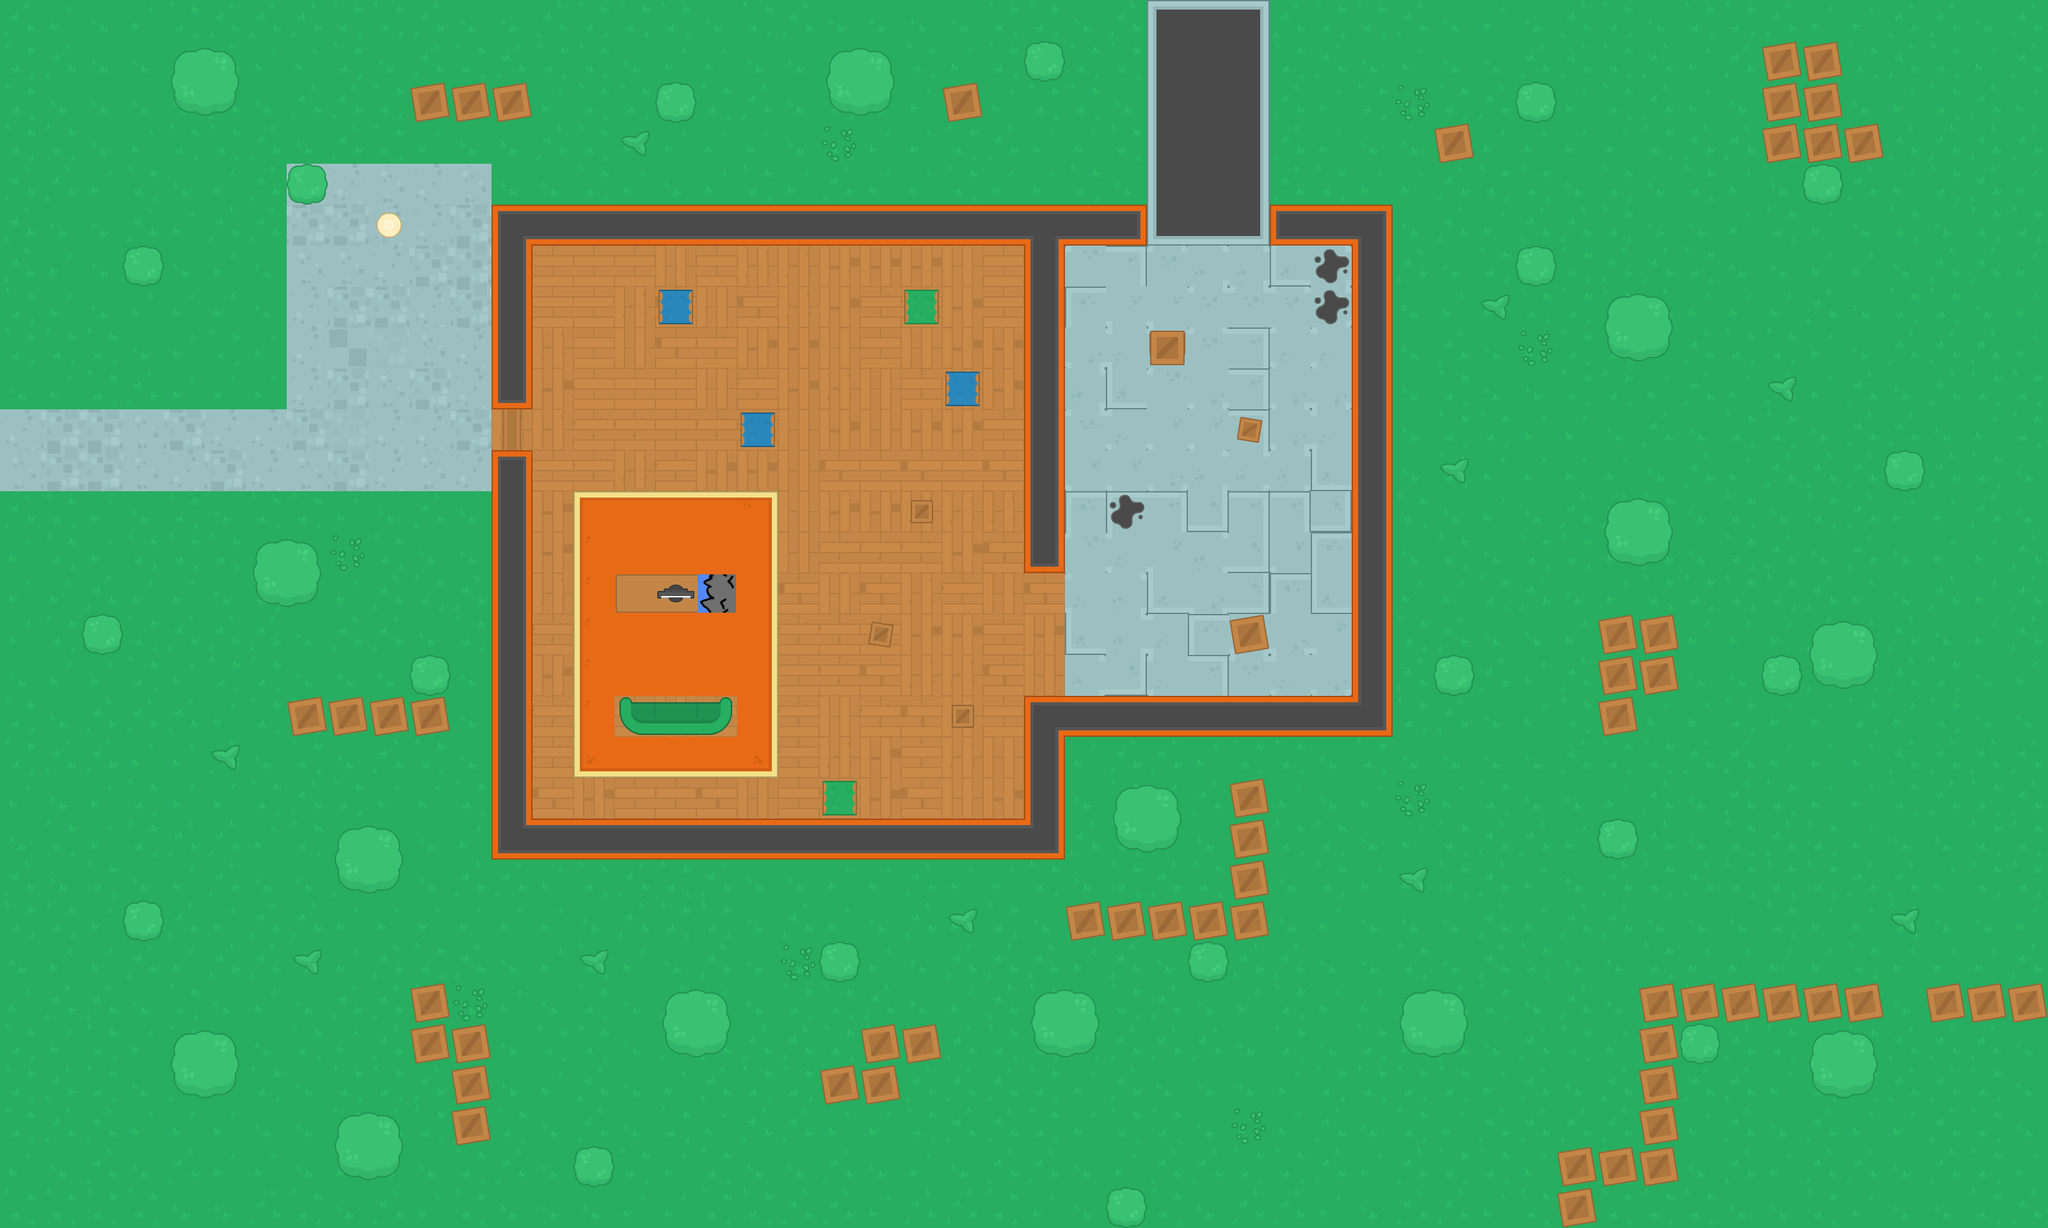

Below is a game level as drawn by its tile map, then a one-line description and the .tmx that defines it (tile-layer data replaced by summaries):
An orthogonal 50x30 tile map with 64x64 px tiles, 6 tile layers (Ground, Floor, Wall texture, Deko, ...) and 96 objects (79x wall, 12x health, 2x zombie, player, shotgun, ...).

<map version="1.8" tiledversion="1.8.4" orientation="orthogonal" renderorder="right-down" width="50" height="30" tilewidth="64" tileheight="64" infinite="0" nextlayerid="16" nextobjectid="951">
 <tileset firstgid="1" source="../img/Pack.tsx" />
 <layer id="1" name="Ground" width="50" height="30">
  <data>[1500 cells, 1500 non-empty, 4 distinct tile ids]</data>
 </layer>
 <layer id="2" name="Floor" width="50" height="30">
  <data>[1500 cells, 316 non-empty, 21 distinct tile ids]</data>
 </layer>
 <layer id="3" name="Wall texture" width="50" height="30">
  <data>[1500 cells, 97 non-empty, 23 distinct tile ids]</data>
 </layer>
 <layer id="4" name="Deko" width="50" height="30">
  <data>[1500 cells, 207 non-empty, 29 distinct tile ids]</data>
 </layer>
 <layer id="5" name="Deko2" width="50" height="30">
  <data>[1500 cells, 3 non-empty, 3 distinct tile ids]</data>
 </layer>
 <layer id="6" name="Deko3" width="50" height="30">
  <data>[1500 cells, 1 non-empty, 1 distinct tile ids]</data>
 </layer>
 <objectgroup id="7" name="wall obj" locked="1">
  <object id="5" name="wall" x="768" y="320" width="64" height="320" />
  <object id="8" name="wall" x="832" y="320" width="960" height="64" />
  <object id="9" name="wall" x="1600" y="384" width="64" height="512" />
  <object id="11" name="wall" x="960" y="896" width="192" height="64" />
  <object id="12" name="wall" x="832" y="1280" width="832" height="64" />
  <object id="13" name="wall" x="1600" y="1088" width="64" height="192" />
  <object id="14" name="wall" x="1664" y="1088" width="512" height="64" />
  <object id="15" name="wall" x="2112" y="320" width="64" height="768" />
  <object id="16" name="wall" x="1984" y="320" width="128" height="64" />
  <object id="43" name="wall" x="768" y="704" width="64" height="640" />
  <object id="44" name="wall" x="1152" y="640" width="64" height="64" />
  <object id="46" name="wall" x="1152" y="640" width="64" height="64" />
  <object id="47" name="wall" x="1472" y="576" width="64" height="64" />
  <object id="48" name="wall" x="1408" y="448" width="64" height="64" />
  <object id="49" name="wall" x="1024" y="448" width="64" height="64" />
  <object id="53" name="wall" x="464" y="272" width="32" height="32" />
  <object id="54" name="wall" x="304" y="112" width="32" height="32" />
  <object id="55" name="wall" x="208" y="400" width="32" height="32" />
  <object id="162" name="wall" x="0" y="0" width="3200" height="16" />
  <object id="163" name="wall" x="0" y="1904" width="3200" height="16" />
  <object id="164" name="wall" x="0" y="16" width="16" height="1888" />
  <object id="165" name="wall" x="3184" y="16" width="16" height="1888" />
  <object id="166" name="wall" x="2752" y="64" width="128" height="192" />
  <object id="167" name="wall" x="2880" y="192" width="64" height="64" />
  <object id="168" name="wall" x="2240" y="192" width="64" height="64" />
  <object id="169" name="wall" x="2496" y="960" width="128" height="128" />
  <object id="170" name="wall" x="2496" y="1088" width="64" height="64" />
  <object id="171" name="wall" x="2560" y="1536" width="64" height="256" />
  <object id="172" name="wall" x="2432" y="1792" width="64" height="128" />
  <object id="173" name="wall" x="1664" y="1472" width="320" height="16" />
  <object id="174" name="wall" x="1984" y="1216" width="16" height="256" />
  <object id="175" name="wall" x="1776" y="1264" width="32" height="32" />
  <object id="176" name="wall" x="1888" y="1504" width="16" height="16" />
  <object id="177" name="wall" x="1408" y="1600" width="64" height="64" />
  <object id="178" name="wall" x="1280" y="1664" width="64" height="64" />
  <object id="179" name="wall" x="1344" y="1600" width="64" height="128" />
  <object id="180" name="wall" x="640" y="1536" width="64" height="128" />
  <object id="181" name="wall" x="704" y="1600" width="64" height="192" />
  <object id="182" name="wall" x="448" y="1088" width="256" height="64" />
  <object id="183" name="wall" x="640" y="128" width="192" height="64" />
  <object id="184" name="wall" x="1472" y="128" width="64" height="64" />
  <object id="185" name="wall" x="1664" y="1392" width="240" height="16" />
  <object id="186" name="wall" x="1904" y="1216" width="16" height="176" />
  <object id="189" name="wall" x="1920" y="960" width="64" height="64" />
  <object id="191" name="wall" x="1616" y="80" width="32" height="32" />
  <object id="192" name="wall" x="1328" y="112" width="32" height="32" />
  <object id="193" name="wall" x="1040" y="144" width="32" height="32" />
  <object id="194" name="wall" x="432" y="880" width="32" height="32" />
  <object id="195" name="wall" x="560" y="1328" width="32" height="32" />
  <object id="196" name="wall" x="208" y="1424" width="32" height="32" />
  <object id="197" name="wall" x="656" y="1040" width="32" height="32" />
  <object id="198" name="wall" x="560" y="1776" width="32" height="32" />
  <object id="199" name="wall" x="912" y="1808" width="32" height="32" />
  <object id="200" name="wall" x="1072" y="1584" width="32" height="32" />
  <object id="201" name="wall" x="1296" y="1488" width="32" height="32" />
  <object id="202" name="wall" x="1648" y="1584" width="32" height="32" />
  <object id="203" name="wall" x="1744" y="1872" width="32" height="32" />
  <object id="204" name="wall" x="2224" y="1584" width="32" height="32" />
  <object id="206" name="wall" x="2512" y="1296" width="32" height="32" />
  <object id="208" name="wall" x="2864" y="1008" width="32" height="32" />
  <object id="209" name="wall" x="2784" y="1040" width="32" height="32" />
  <object id="210" name="wall" x="2960" y="720" width="32" height="32" />
  <object id="211" name="wall" x="2544" y="816" width="32" height="32" />
  <object id="212" name="wall" x="2256" y="1040" width="32" height="32" />
  <object id="213" name="wall" x="2544" y="496" width="32" height="32" />
  <object id="214" name="wall" x="2384" y="400" width="32" height="32" />
  <object id="215" name="wall" x="2832" y="272" width="32" height="32" />
  <object id="216" name="wall" x="2384" y="144" width="32" height="32" />
  <object id="223" name="health" x="464" y="1488" width="32" height="32" visible="0" />
  <object id="227" name="wall" x="2624" y="1536" width="320" height="64" />
  <object id="228" name="wall" x="3008" y="1536" width="192" height="64" />
  <object id="405" name="wall" x="2496" y="1792" width="128" height="64" />
  <object id="406" name="wall" x="2640" y="1616" width="32" height="32" />
  <object id="407" name="wall" x="2864" y="1648" width="32" height="32" />
  <object id="408" name="wall" x="1360" y="976" width="32" height="32" />
  <object id="409" name="wall" x="1424" y="784" width="32" height="32" />
  <object id="410" name="wall" x="1488" y="1104" width="32" height="32" />
  <object id="411" name="wall" x="1296" y="1232" width="32" height="32" />
  <object id="412" name="wall" x="304" y="1648" width="32" height="32" />
  <object id="413" name="wall" x="144" y="976" width="32" height="32" />
 </objectgroup>
 <objectgroup id="14" name="player obj">
  <object id="867" name="player" x="592" y="336" width="32" height="32" />
 </objectgroup>
 <objectgroup id="15" name="door obj" />
 <objectgroup id="12" name="zombie obj">
  <object id="906" name="zombie" x="976" y="144" width="32" height="32" />
  <object id="947" name="zombie" x="576" y="976" width="32" height="32" />
 </objectgroup>
 <objectgroup id="13" name="gun obj">
  <object id="948" name="shotgun" x="336" y="976" width="32" height="32" />
  <object id="950" name="pistol" x="1744" y="784" width="32" height="32" />
 </objectgroup>
 <objectgroup id="11" name="Health obj">
  <object id="879" name="health" x="2960" y="1424" width="32" height="32" />
  <object id="880" name="health" x="976" y="208" width="32" height="32" />
  <object id="881" name="health" x="336" y="1168" width="32" height="32" />
  </objectgroup>
</map>
<!-- 8 of 96 objects omitted -->